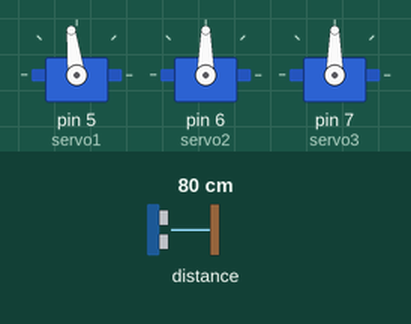
Bench run of a sketch on a simulated Arduino Uno, built with avr-gcc and run on an emulated ATmega328P. Shown: 3 × servo. The test bench sets the inputs (shaded band); at power-on: distance to the obstacle 80 cm. What the sketch prints to the serial monitor is not drawn.

Above: at 0.1 s.
At 0.7 s:
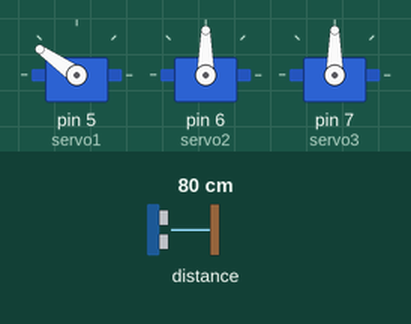
At 2.1 s:
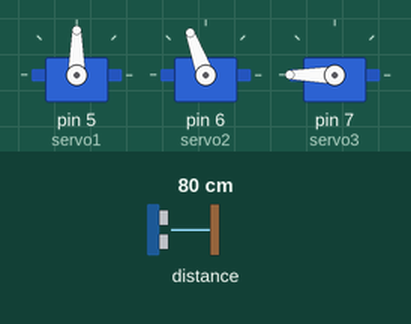
2.2 s: distance to the obstacle set to 2 cm
Timing chart, 0 to 5.2 s (numbered marks = the images above; inputs shaded):
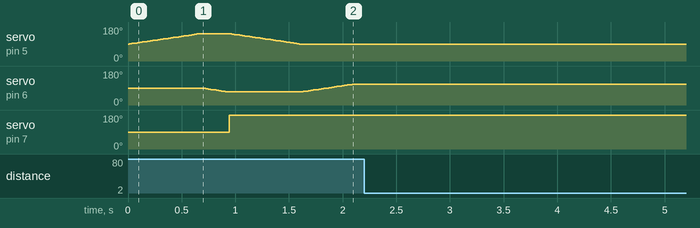

The sketch:

Testes_Sensor_Laser.ino
```cpp
// Bibliotecas.
#include <VL53L0X.h>  // Sensor Laser.
#include <Wire.h>     // Protocolo I2C.
#include <Servo.h>    // Servomotores.

//----------------------------------------------------------------------------------GARRA--------------------------------------------------------------------------------//
Servo servo1; // 30 a 145 graus  - graus, mais pra tras.
Servo servo2; // 50 a 140 graus  - graus, mais alto.
Servo servo3; // 180 a 85 graus  - graus, garra fechada.

byte ultimoEstadoX = 0, ultimoEstadoY = 0, ultimoEstadoGarra;

// Funções da Garra.
void Garra(byte x, byte y, bool fechada = false) {
  if (x <= 30) x = 30;
  if (x >= 145) x = 145;

  // Servo1.
  if (ultimoEstadoX > x) {
    for (byte i = ultimoEstadoX; i >= x; i--) {
      servo1.write(i);
      delay(12);
    }
  } else if (ultimoEstadoX < x) {
    for (byte i = ultimoEstadoX; i <= x; i++) {
      servo1.write(i);
      delay(12);
    }
  }

  // Servo2.
  if (ultimoEstadoY > y) {
    for (byte i = ultimoEstadoY; i >= y; i--) {
      servo2.write(i);
      delay(12);
    }
  } else if (ultimoEstadoY < y) {
    for (byte i = ultimoEstadoY; i <= y; i++) {
      servo2.write(i);
      delay(12);
    }
  }

  // Servo3.
  if (fechada == true) {
    if(ultimoEstadoGarra = true) ultimoEstadoGarra = 90;
    for (byte i = ultimoEstadoGarra; i >= 90; i--) {
      servo3.write(i);
      delay(10);
    }
  }
  else  servo3.write(180);
  ultimoEstadoGarra = fechada;
  ultimoEstadoX = x;
  ultimoEstadoY = y;
}

void Inicial() {
  ultimoEstadoX = servo1.read();
  ultimoEstadoY = servo2.read();

  Garra(145, 70); // Posição inicial: Servo1 em 145º e Servo2 em 70º, garra aberta.
}

void LerArvore() { Garra(90, 110); } // Altura ideal para fazer a leitura das alturas das árvores.
void ArvoreGrande() { Garra(50, 130); } // Altura ideal para pegar a árvore grande.
void ArvorePequena() { Garra(40, 130); } // Altura ideal para pegar a árvore pequena.

//----------------------------------------------------------------------------------LASER--------------------------------------------------------------------------------//
float distanciaLaser; // Armazena a leitura de distância do Laser.

bool arvoreG; // Árvore Grande, verdadeira ou falsa.

VL53L0X laser; // Declara o Laser 1.

// Função do Laser.
bool Laser() {

 for(byte i = 0; i < 3; i++){
  distanciaLaser = distanciaLaser + (laser.readRangeContinuousMillimeters() - 15); // 15 é o erro do sensor.
 }

 distanciaLaser = (float)(distanciaLaser / 4);

  if (distanciaLaser <= 120.0) arvoreG = true;
  else arvoreG = false;

  return arvoreG;
}

void setup() {

  // Servomotores.
  servo1.attach(5);
  servo2.attach(6);
  servo3.attach(7);
  Inicial(); // Desloca a garra para a posição inicial.

  // Laser.
  Wire.begin();
  laser.setTimeout(500);
  while (!laser.init());

  laser.startContinuous(); // Inicia o modo contínuo consecutivo (Lê o mais rápido possível).
  // Para usar o modo de tempo contínuo, forneça um período entre as medições em millissegundos "laser.startContinuous(100)".

  Serial.begin(9600);

}

void loop() {

  LerArvore(); // Garra

  if (Laser()) Serial.println("Arvore Grande" + String(distanciaLaser));
  else Serial.println("Arvore Pequena");

  delay(1000);
}
```

Measured:
- after the input at 2.2 s, every drawn part: stays the same
- by itself, servo on pin 5 (servo1): rises from 90° to 145° in 0.65 s, then falls to 90° in 0.93 s
